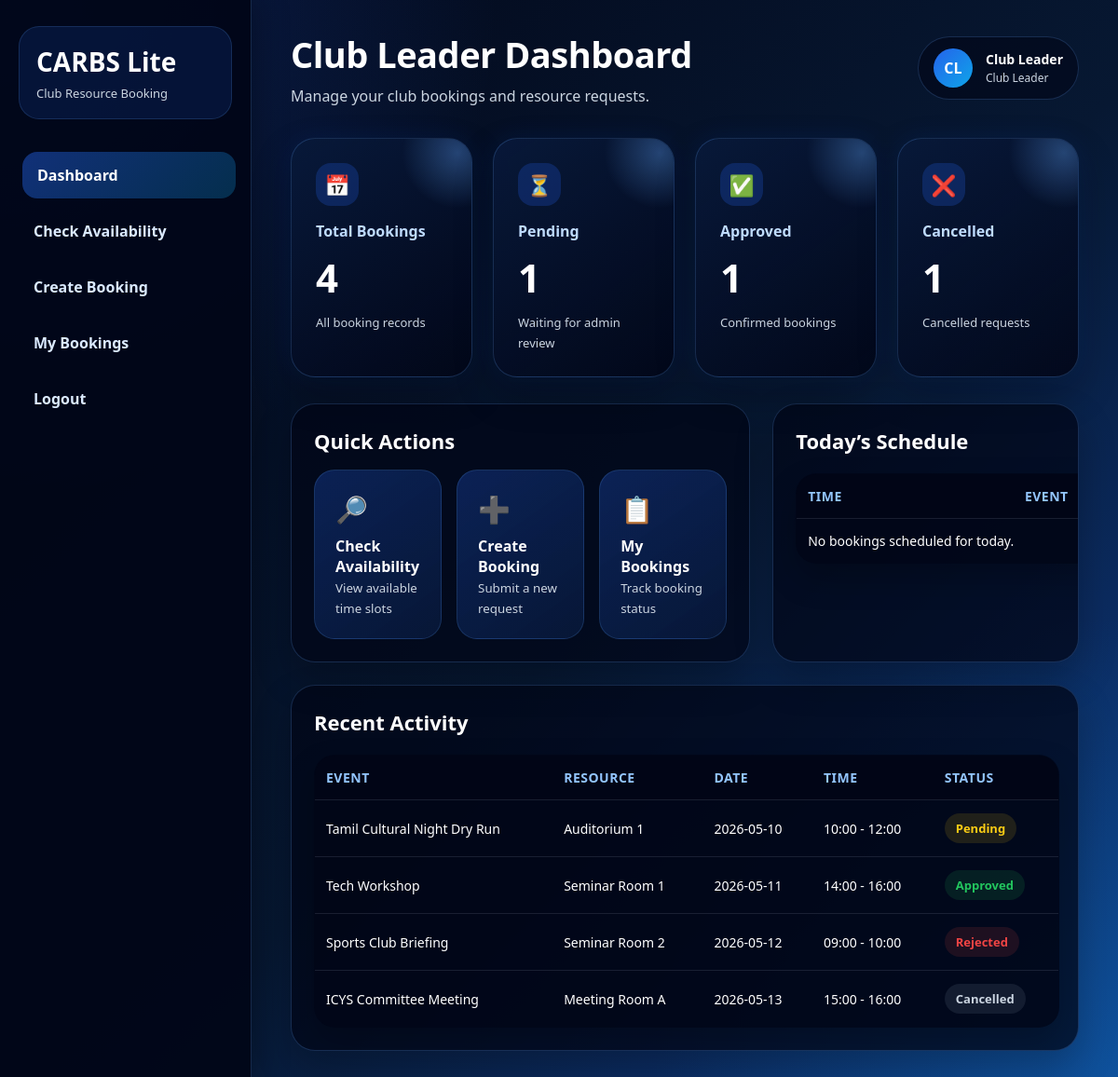
Screenshot of /club_dashboard.php (signed in) with the database file from the repository.
### tables this page shows
CREATE TABLE bookings (
    booking_id INT AUTO_INCREMENT PRIMARY KEY,
    user_id INT NOT NULL,
    resource_id INT NOT NULL,
    event_name VARCHAR(150) NOT NULL,
    event_date DATE NOT NULL,
    start_time TIME NOT NULL,
    end_time TIME NOT NULL,
    purpose TEXT,
    status ENUM('pending', 'approved', 'rejected', 'cancelled') DEFAULT 'pending',
    admin_remarks TEXT,
    created_at TIMESTAMP DEFAULT CURRENT_TIMESTAMP,
    FOREIGN KEY (user_id) REFERENCES users(user_id),
    FOREIGN KEY (resource_id) REFERENCES resources(resource_id)
);

CREATE TABLE resources (
    resource_id INT AUTO_INCREMENT PRIMARY KEY,
    resource_name VARCHAR(100) NOT NULL,
    resource_type VARCHAR(50) NOT NULL,
    capacity INT,
    status ENUM('active', 'inactive') DEFAULT 'active'
);

### club_dashboard.php (the view, shortened to what this page needs)
<?php
include "db.php";
$user_id = $_SESSION["user_id"];
$total = mysqli_fetch_assoc(mysqli_query($conn, "SELECT COUNT(*) AS total FROM bookings WHERE user_id=$user_id"))["total"];
$pending = mysqli_fetch_assoc(mysqli_query($conn, "SELECT COUNT(*) AS total FROM bookings WHERE user_id=$user_id AND status='pending'"))["total"];
$approved = mysqli_fetch_assoc(mysqli_query($conn, "SELECT COUNT(*) AS total FROM bookings WHERE user_id=$user_id AND status='approved'"))["total"];
$cancelled = mysqli_fetch_assoc(mysqli_query($conn, "SELECT COUNT(*) AS total FROM bookings WHERE user_id=$user_id AND status='cancelled'"))["total"];
$today = date("Y-m-d");
$today_sql = "SELECT bookings.*, resources.resource_name
              FROM bookings
              JOIN resources ON bookings.resource_id = resources.resource_id
              WHERE bookings.user_id=$user_id
              AND bookings.event_date='$today'
              ORDER BY bookings.start_time ASC";
$today_result = mysqli_query($conn, $today_sql);
$recent_sql = "SELECT bookings.*, resources.resource_name
               FROM bookings
               JOIN resources ON bookings.resource_id = resources.resource_id
               WHERE bookings.user_id=$user_id
               ORDER BY bookings.created_at DESC
               LIMIT 5";
$recent_result = mysqli_query($conn, $recent_sql);
?>
<!DOCTYPE html>
<html>
<head>
    <link rel="stylesheet" type="text/css" href="./style.css?v=50">
</head>
<body>
<div class="app-layout">
    <aside class="sidebar">
        <div class="logo-box">
            <h2>CARBS Lite</h2>
            <p>Club Resource Booking</p>
        </div>
        <nav class="sidebar-menu">
    <a class="active" href="club_dashboard.php">Dashboard</a>
    <a href="availability.php"> Check Availability</a>
    <a href="create_booking.php">Create Booking</a>
    <a href="my_bookings.php">My Bookings</a>
    <a href="logout.php">Logout</a>
</nav>
    </aside>
    <main class="main-content">
        <div class="topbar">
            <div class="page-title">
                <h1>Club Leader Dashboard</h1>
                <p>Manage your club bookings and resource requests.</p>
            </div>
            <div class="profile-box">
                <div class="profile-avatar">CL</div>
                <div class="profile-info">
                    <h4><?php echo $_SESSION["name"]; ?></h4>
                    <p>Club Leader</p>
                </div>
            </div>
        </div>
        <div class="cards">
            <div class="card">
                <div class="card-icon">📅</div>
                <h3>Total Bookings</h3>
                <p><?php echo $total; ?></p>
                <span class="trend">All booking records</span>
            </div>
            <div class="card">
                <div class="card-icon">⏳</div>
                <h3>Pending</h3>
                <p><?php echo $pending; ?></p>
                <span class="trend">Waiting for admin review</span>
            </div>
            <div class="card">
                <div class="card-icon">✅</div>
                <h3>Approved</h3>
                <p><?php echo $approved; ?></p>
                <span class="trend">Confirmed bookings</span>
            </div>
            <div class="card">
                <div class="card-icon">❌</div>
                <h3>Cancelled</h3>
                <p><?php echo $cancelled; ?></p>
                <span class="trend">Cancelled requests</span>
            </div>
        </div>
        <div class="content-grid">
            <div class="panel">
                <h2>Quick Actions</h2>
                <div class="quick-actions">
                    <a class="quick-card" href="availability.php">
                        <span>🔎</span>
                        <strong>Check Availability</strong>
                        <small>View available time slots</small>
                    </a>
                    <a class="quick-card" href="create_booking.php">
                        <span>➕</span>
                        <strong>Create Booking</strong>
                        <small>Submit a new request</small>
                    </a>
                    <a class="quick-card" href="my_bookings.php">
                        <span>📋</span>
                        <strong>My Bookings</strong>
                        <small>Track booking status</small>
                    </a>
                </div>
            </div>
            <div class="panel">
                <h2>Today’s Schedule</h2>
                <table>
                    <tr>
                        <th>Time</th>
                        <th>Event</th>
                    </tr>
                    <?php if (mysqli_num_rows($today_result) > 0) { ?>
                        <?php while ($row = mysqli_fetch_assoc($today_result)) { ?>
                            <tr>
                                <td><?php echo substr($row["start_time"], 0, 5); ?></td>
                                <td><?php echo $row["event_name"]; ?></td>
                                <td><span class="status-<?php echo $row["status"]; ?>"><?php echo ucfirst($row["status"]); ?></span></td>
                            </tr>
                        <?php } ?>
                    <?php } else { ?>
                        <tr>
                            <td colspan="3">No bookings scheduled for today.</td>
                        </tr>
                    <?php } ?>
                </table>
            </div>
        </div>
        <div class="panel" style="margin-top: 24px;">
            <h2>Recent Activity</h2>
            <table>
                <tr>
                    <th>Event</th>
                    <th>Resource</th>
                    <th>Date</th>
                    <th>Time</th>
                    <th>Status</th>
                </tr>
                <?php if (mysqli_num_rows($recent_result) > 0) { ?>
                    <?php while ($row = mysqli_fetch_assoc($recent_result)) { ?>
                        <tr>
                            <td><?php echo $row["event_name"]; ?></td>
                            <td><?php echo $row["resource_name"]; ?></td>
                            <td><?php echo $row["event_date"]; ?></td>
                            <td><?php echo substr($row["start_time"], 0, 5) . " - " . substr($row["end_time"], 0, 5); ?></td>
                            <td><span class="status-<?php echo $row["status"]; ?>"><?php echo ucfirst($row["status"]); ?></span></td>
                        </tr>
                    <?php } ?>
                <?php } else { ?>
                    <tr>
                        <td colspan="5">No recent bookings found.</td>
                    </tr>
                <?php } ?>
            </table>
        </div>
    </main>
</div>
</body>
</html>

### rows the page displays
bookings: event_name "Tamil Cultural Night Dry Run", resource.resource_name "Auditorium 1", event_date "2026-05-10", start_time "10:00", end_time "12:00", status "Pending"
bookings: event_name "Tech Workshop", resource.resource_name "Seminar Room 1", event_date "2026-05-11", start_time "14:00", end_time "16:00", status "Approved"
bookings: event_name "Sports Club Briefing", resource.resource_name "Seminar Room 2", event_date "2026-05-12", start_time "09:00", end_time "10:00", status "Rejected"
bookings: event_name "ICYS Committee Meeting", resource.resource_name "Meeting Room A", event_date "2026-05-13", start_time "15:00", end_time "16:00", status "Cancelled"

### other values shown
$_SESSION["name"] "Club Leader"
$total "4"
$pending "1"
$approved "1"
$cancelled "1"
